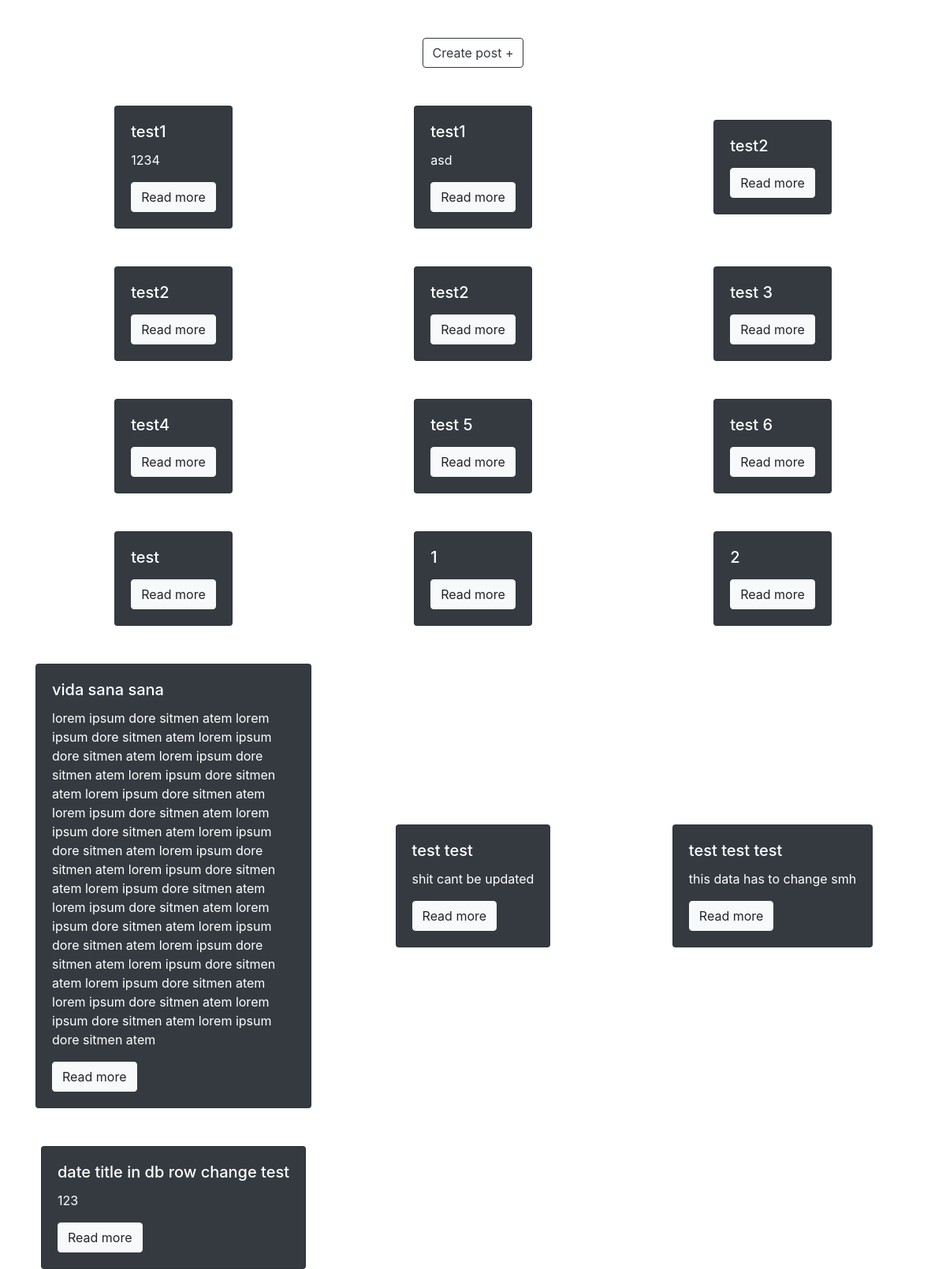
The page / on the database its author committed.
### tables this page shows
CREATE TABLE `blog_entry` (
  `id` int(11) NOT NULL,
  `title` varchar(255) NOT NULL,
  `content` blob NOT NULL,
  `post_date` date NOT NULL
);

### logic.php (called while the page is built, shortened)
<?php
    $conn = mysqli_connect("localhost", "root", "", "php_blog");
    $sql = "SELECT * FROM blog_entry";
    $query = mysqli_query($conn, $sql);

### index.php (the view, shortened to what this page needs)
<?php include "logic.php" ?>
<!DOCTYPE html>
<html lang="en">
<head>
    <link rel="stylesheet" href="https://stackpath.bootstrapcdn.com/bootstrap/4.3.1/css/bootstrap.min.css">
</head>
<body>
    <div class="container mt-5">
        <div class="text-center">
            <a href="create.php" class="btn btn-outline-dark">Create post +</a>
        </div>
        <div class="row">
            <?php foreach($query as $q) { ?>
                <div class="col-4 d-flex justify-content-center align-items-center">
                    <div class="card text-white bg-dark mt-5">
                        <div class="card-body style="width: 18rem;">
                            <h5 class="card-title"> <?php echo $q['title'] ?> </h5>
                            <p class="card-text"> <?php echo $q['content'] ?> </p>
                            <a href="view.php?id=<?php echo $q['id']?>" class="btn btn-light">Read more</a>
                        </div>
                    </div>
                </div>
            <?php } ?>
        </div>
    </div>
</body>
</html>

### rows shown on the page
blog_entry: title "test1", content "1234"
blog_entry: title "test1", content "asd"
blog_entry: title "test2"
blog_entry: title "test2"
blog_entry: title "test2"
blog_entry: title "test 3"
blog_entry: title "test4"
blog_entry: title "test 5"
blog_entry: title "test 6"
blog_entry: title "test"
blog_entry: title "1"
blog_entry: title "2"
blog_entry: title "vida sana sana", content "lorem ipsum dore sitmen atem lorem ipsum dore sitmen atem lorem ipsum dore sitmen atem lorem ipsum dore sitmen atem lorem ipsum dore sitmen atem lorem ipsum dore sitmen atem lorem ipsum dore sitmen atem lorem ipsum dore sitmen atem lorem ipsum dore sitmen atem lorem ipsum dore sitmen atem lorem ipsum dore sitmen atem lorem ipsum dore sitmen atem lorem ipsum dore sitmen atem lorem ipsum dore sitmen atem lorem ipsum dore sitmen atem lorem ipsum dore sitmen atem lorem ipsum dore sitmen atem lorem ipsum dore sitmen atem lorem ipsum dore sitmen atem lorem ipsum dore sitmen atem lorem ipsum dore sitmen atem"
blog_entry: title "test test", content "shit cant be updated"
blog_entry: title "test test test", content "this data has to change smh"
blog_entry: title "date title in db row change test", content "123"
